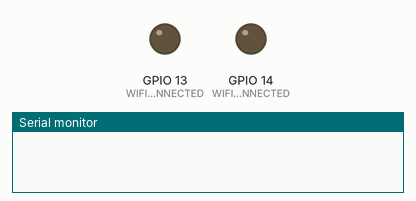
Recording of a sketch running on a simulated ESP32. On the bench: output pins drawn as LEDs (lit = HIGH), the last lines printed to the serial monitor. WiFi joins after 1.5 s; servers stay silent unless stated.

Above: at 0.0 s.
At 2.6 s:
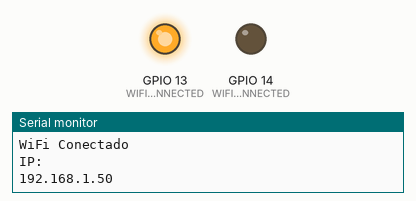
Timing chart, 0 to 4.1 s (numbered marks = the images above):
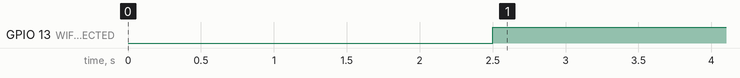

The sketch:

WiFi_reconnect_events.ino
```cpp
/*
 * Exemplo WiFi Reconnect events
 * Descrição: Esse código demonstra como usar os eventos do WiFi para fazer a
 * reconexão automática com o ponto de acesso WiFi.
 *
 * Autor: Fábio Souza
 * Data: 08/11/2023
*/

#define LED_VERMELHO 14   // Pino do LED Vermelho
#define LED_VERDE 13      // Pino do LED Verde
#define LED_AZUL 12       // Pino do LED Azul
#define BOTAO_1 7         // Pino do Botão 1
#define BOTAO_2 6         // Pino do Botão 2
#define BOTAO_3 5         // Pino do Botão 3
#define BOTAO_4 4         // Pino do Botão 4
#define BOTAO_5 3         // Pino do Botão 5
#define BOTAO_6 2         // Pino do Botão 6
#define BUZZER  17        // Pino Do Buzzer

const int WIFI_CONNECTED =    LED_VERDE;  // WIFI_CONNECTED LED
const int WIFI_DISCONNECTED = LED_VERMELHO;  // WIFI_DISCONNECTED LED

#include <WiFi.h>

const char* ssid = "Franzininho";             // Nome da rede WiFi
const char* password = "88891711";            // Senha do WiFi

const char* hostname = "FranzininhoLAB01";    // Nome do Hostname

enum WiFiStatus { DISCONNECTED, CONNECTED }; // Enumeração para os status da conexão WiFi

void update_led_status(WiFiStatus status) {
  switch (status) {
    case DISCONNECTED:
      digitalWrite(WIFI_DISCONNECTED, HIGH);              // Desliga o LED de Conectando
      digitalWrite(WIFI_CONNECTED, LOW);                  // Desliga o LED de Conectado
      break;
    case CONNECTED:
      digitalWrite(WIFI_DISCONNECTED, LOW);               // Desliga o LED de Conectando
      digitalWrite(WIFI_CONNECTED, HIGH);                 // Desliga o LED de Conectado
      break;
  }
}

//Evento WiFi Conectado
void WiFiStationConnected(WiFiEvent_t event, WiFiEventInfo_t info)
{
  update_led_status(CONNECTED);
  Serial.println("Conectato com sucesso ao WiFi!");
}

//Evento WiFi IP
void WiFiGotIP(WiFiEvent_t event, WiFiEventInfo_t info){
  Serial.println("WiFi Conectado");
  Serial.println("IP: ");
  Serial.println(WiFi.localIP());
}

//Evento WiFi Desconectado
void WiFiStationDisconnected(WiFiEvent_t event, WiFiEventInfo_t info)
{
  update_led_status(DISCONNECTED);
  Serial.println("Desconectado do WiFi");
  Serial.print("WiFi perdeu a conexão. Razão: ");
  Serial.println(info.wifi_sta_disconnected.reason);
  Serial.println("Tentando reconectar");
  WiFi.begin(ssid, password);
}

void setup(){

  Serial.begin(115200);     //Inicializa a comunicação serial

  pinMode(WIFI_CONNECTED, OUTPUT);           // Define o pino do LED de Conectado como saída
  pinMode(WIFI_DISCONNECTED, OUTPUT);        // Define o pino do LED de Desconectado como saída

  WiFi.mode(WIFI_STA);
  WiFi.setHostname(hostname); //define hostname
  WiFi.disconnect(true);    //Desconecta de qualquer rede WiFi
  delay(1000);              //Delay de 1s

  //Registra os eventos do WiFi
  WiFi.onEvent(WiFiStationConnected, WiFiEvent_t::ARDUINO_EVENT_WIFI_STA_CONNECTED);
  WiFi.onEvent(WiFiGotIP, WiFiEvent_t::ARDUINO_EVENT_WIFI_STA_GOT_IP);
  WiFi.onEvent(WiFiStationDisconnected, WiFiEvent_t::ARDUINO_EVENT_WIFI_STA_DISCONNECTED);

  //Conecta na rede WiFi
  WiFi.begin(ssid, password);
  //mensagem no monitor serial
  Serial.println();
  Serial.println();
  Serial.println("Conectando no WiFi ..");
}

void loop(){
  delay(1000);    //não faz nada no loop
}
```

Measured:
- by itself, GPIO 13 (WIFI_CONNECTED): LOW → HIGH at 2.5 s
